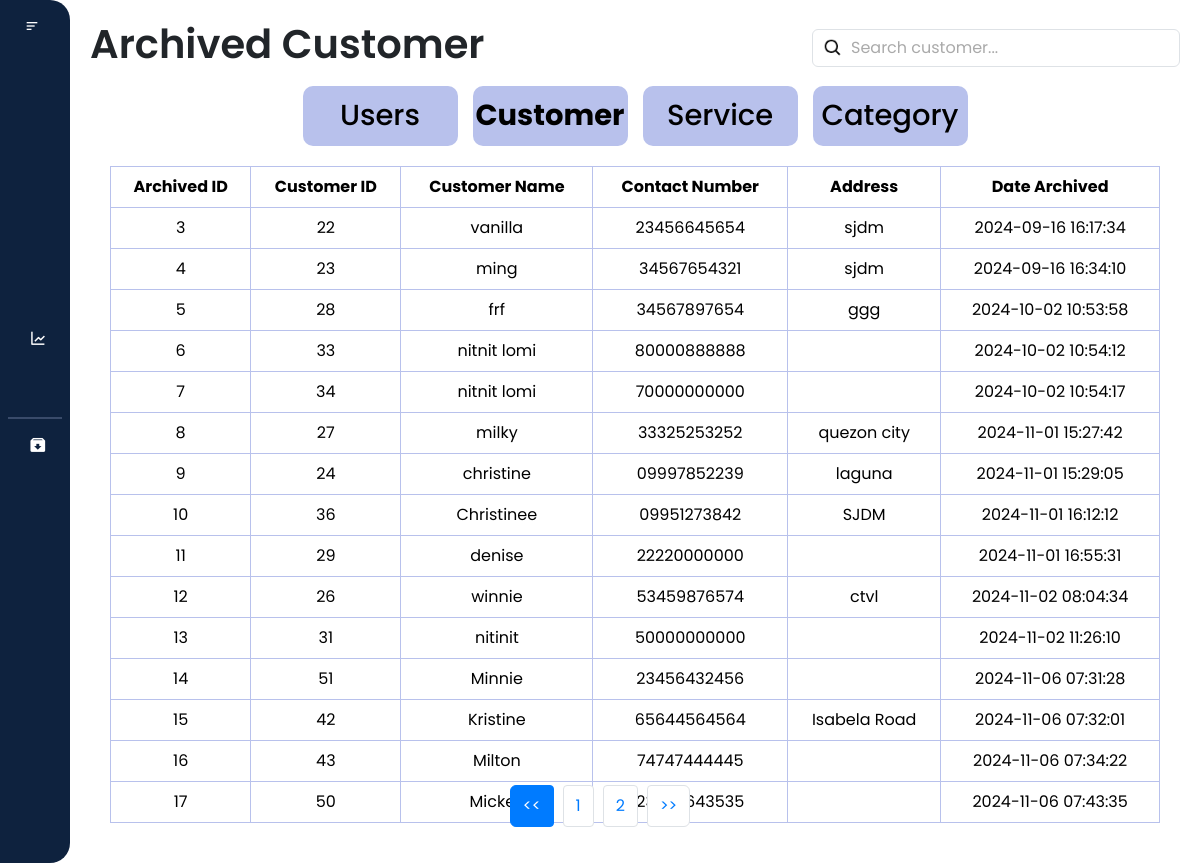
The app's page /archived/archive_customer.php (signed in) with its own data.
### tables this page shows
CREATE TABLE `archived_customers` (
  `archive_id` int(11) NOT NULL,
  `customer_id` int(11) NOT NULL,
  `customer_name` varchar(255) NOT NULL,
  `contact_number` varchar(20) NOT NULL,
  `province` varchar(255) NOT NULL,
  `city` varchar(255) NOT NULL,
  `address` varchar(255) NOT NULL,
  `brgy` varchar(255) NOT NULL,
  `archived_at` timestamp NOT NULL DEFAULT current_timestamp()
);

### archived/archive_customer.php (the view, shortened to what this page needs)
<?php
$conn = new mysqli('localhost', 'root', '', 'laundry_db');
$user_role = $_SESSION['user_role'];
?>
<!DOCTYPE html>
<html lang="en">
<head>
    <link href="https://cdn.jsdelivr.net/npm/bootstrap@5.3.3/dist/css/bootstrap.min.css" rel="stylesheet"
>
    <link href="https://cdn.lineicons.com/4.0/lineicons.css" rel="stylesheet" />
    <link href='https://unpkg.com/boxicons@2.1.4/css/boxicons.min.css' rel='stylesheet'>
    <link rel="stylesheet" href="archive_customer.css">
</head>
<body>
    <div class="wrapper">
        <aside id="sidebar">
            <div class="d-flex">
                <button id="toggle-btn" type="button">
                    <i class="bx bx-menu-alt-left"></i>
                </button>
            </div>
            <ul class="sidebar-nav">
                <?php if ($user_role === 'admin') : ?>
                    <li class="sidebar-item">
                        <a href="/laundry_system/dashboard/dashboard.php" class="sidebar-link">
                        </a>
                    </li>
                    <li class="sidebar-item">
                        <a href="/laundry_system/profile/profile.php" class="sidebar-link">
                        </a>
                    </li>
                    <li class="sidebar-item">
                        <a href="/laundry_system/users/users.php" class="sidebar-link">
                        </a>
                    </li>
                    <li class="sidebar-item">
                        <a href="/laundry_system/records/customer.php" class="sidebar-link has-dropdown collapsed" data-bs-toggle="collapse"
                            data-bs-target="#records" aria-expanded="false" aria-controls="records">
                        </a>
                    </li>
                    <li class="sidebar-item">
                        <a href="/laundry_system/transaction/transaction.php" class="sidebar-link">
                        </a>
                    </li>
                    <li class="sidebar-item">
                        <a href="/laundry_system/sales_report/report.php" class="sidebar-link">
                            <i class='bx bx-line-chart'></i>
                        </a>
                    </li>
                    <li class="sidebar-item">
                        <a href="/laundry_system/settings/setting.php" class="sidebar-link">
                        </a>
                    </li>
                    <hr style="border: 1px solid #b8c1ec; margin: 8px">
                    <li class="sidebar-item">
                        <a href="/laundry_system/archived/archived.php" class="sidebar-link">
                            <i class='bx bxs-archive-in'></i>
                        </a>
                    </li>
                <?php endif; ?>
            </ul>
            <div class="sidebar-footer">
                <a href="javascript:void(0)" class="sidebar-link" id="btn_logout">
                </a>
            </div>
        </aside>
        <div class="main-content">
            <nav>
                <div class="d-flex justify-content-between align-items-center">
                    <h1>Archived Customer</h1>
                    <div class="search_bar" m-1>
                        <input class="form-control" type="text" id="filter_customer" placeholder="Search customer...">
                    </div>
                </div>
            </nav>
            <div class="buttons">
                <div class="user_button">
                    <a href="archive_users.php" class="button" id="userBtn">Users</a>
                </div>
                <div class="customer_button">
                    <a href="archive_customer.php" class="button" id="customerBtn"><b>Customer</b></a>
                </div>
                <div class="service_button">
                    <a href="archive_service.php" class="button" id="serviceBtn">Service</a>
                </div>
                <div class="category_button">
                    <a href="archive_category.php" class="button" id="categoryBtn">Category</a>
                </div>
            </div>
            <div class="card-responsive">
                <table class="table table-bordered text-center">
                        <thead>
                            <tr class="bg-dark text-white">
                                <th>Archived ID</th>
                                <th>Customer ID</th>
                                <th>Customer Name</th>
                                <th>Contact Number</th>
                                <th>Address</th>
                                <th>Date Archived</th>
                            </tr>
                        </thead>
                        <tbody id = "archive_customer_table">
                            <?php
                            $query = "SELECT * FROM archived_customers";
                            $result = mysqli_query($conn, $query);
                            if ($result && $result->num_rows > 0) {
                                while ($row = mysqli_fetch_assoc($result)) {
                                ?>
                                    <tr>
                                        <td><?php echo $row['archive_id']; ?></td>
                                        <td><?php echo $row['customer_id']; ?></td>
                                        <td><?php echo $row['customer_name']; ?></td>
                                        <td><?php echo $row['contact_number']; ?></td>
                                        <td><?php echo $row['address']; ?></td>
                                        <td><?php echo $row['archived_at']; ?></td>
                                    </tr>
                                <?php
                                    }
                            } else {
                            ?>
                            <tr>
                                <td colspan="6">No archived customers found.</td>
                            </tr>
                                <?php
                            }
                            ?>
                        </tbody>
                </table>
            </div>
            <nav aria-label="Page navigation">
                <ul class="pagination justify-content-center" id="pagination">
                </ul>
            </nav>
        </div>
    </div>
</body>

### archived/archive_customer.css (style rules this page uses)
* { margin: 0; padding: 0; font-family: "Poppins", sans-serif; box-sizing: border-box; }
html { scroll-behavior: smooth; }
.wrapper { display: flex; width: 100%; height: 100vh; }
.main-content { flex: 1; overflow-y: auto; padding: 20px; transition: margin-left 0.5s ease; }
#sidebar { width: 70px; min-width: 70px; z-index: 1000; transition: all .25s ease-in-out; display: flex; flex-direction: column; background-color: #0e223e; border-radius: 0 20px 20px 0; }
a { text-decoration: none; }
li { list-style: none; }
h1 { font-weight: 600; font-size: 1.5 rem; }
.wrapper { display: flex; }
#sidebar { display: flex; width: 70px; min-width: 70px; z-index: 1000; transition: all 0.25s ease-in-out; flex-direction: column; background-color: #0e223e; border-radius: 0 20px 20px 0; }
#toggle-btn { background-color: transparent; cursor: pointer; border: 0; padding: 1rem 1.5rem; }
#toggle-btn i { font-size: 1.5 rem; color: #fff; }
.sidebar-nav { padding: 2rem 0; flex: 1 1 auto; }
a.sidebar-link { padding: 0.625rem 1.625rem; color: #fff; display: block; font-size: 0.9rem; white-space: nowrap; border-left: 3px solid transparent; text-decoration: none; }
.sidebar-link i { font-size: 1.1rem; margin-right: 0.75rem; }
.sidebar-item { position: relative; }
.card-responsive { padding: 20px; }
.table { width: 100%; margin: 0; border-collapse: collapse; border: #b8c1ec; }
.buttons { display: flex; flex-direction: row; gap: 15px; flex-wrap: wrap; justify-content: center; margin-top: 10px; }
.button { display: inline-flex; align-items: center; justify-content: center; height: 60px; width: 155px; padding: 15px 25px; background-color: #b8c1ec; color: #000; text-align: center; text-decoration: none; border-radius: 10px; font-size: 29px; font-weight: 500; margin: 0; gap: 10px; transition: background-color 0.3s ease; }
.pagination { display: flex; justify-content: center; padding-left: 0; list-style: none; border-radius: 0.25rem; margin-top: 20px; position: absolute; bottom: 20px; left: 0; right: 0; }
.search_bar { position: relative; }
.search_bar .form-control { padding-left: 38px; }
.search_bar .form-control::placeholder { color: #aaa; }
.search_bar .form-control { background-image: url('/laundry_system/images/search.png'); background-repeat: no-repeat; background-position: 10px center; background-size: 20px 20px; }

### records on screen
archived_customers: archive_id "3", customer "22", customer_name "vanilla", contact_number "23456645654", address "sjdm", archived_at "2024-09-16 16:17:34"
archived_customers: archive_id "4", customer "23", customer_name "ming", contact_number "34567654321", address "sjdm", archived_at "2024-09-16 16:34:10"
archived_customers: archive_id "5", customer "28", customer_name "frf", contact_number "34567897654", address "ggg", archived_at "2024-10-02 10:53:58"
archived_customers: archive_id "6", customer "33", customer_name "nitnit lomi", contact_number "80000888888", archived_at "2024-10-02 10:54:12"
archived_customers: archive_id "7", customer "34", customer_name "nitnit lomi", contact_number "70000000000", archived_at "2024-10-02 10:54:17"
archived_customers: archive_id "8", customer "27", customer_name "milky", contact_number "33325253252", address "quezon city", archived_at "2024-11-01 15:27:42"
archived_customers: archive_id "9", customer "24", customer_name "christine", contact_number "09997852239", address "laguna", archived_at "2024-11-01 15:29:05"
archived_customers: archive_id "10", customer "36", customer_name "Christinee", contact_number "09951273842", address "SJDM", archived_at "2024-11-01 16:12:12"
archived_customers: archive_id "11", customer "29", customer_name "denise", contact_number "22220000000", archived_at "2024-11-01 16:55:31"
archived_customers: archive_id "12", customer "26", customer_name "winnie", contact_number "53459876574", address "ctvl", archived_at "2024-11-02 08:04:34"
archived_customers: archive_id "13", customer "31", customer_name "nitinit", contact_number "50000000000", archived_at "2024-11-02 11:26:10"
archived_customers: archive_id "14", customer "51", customer_name "Minnie", contact_number "23456432456", archived_at "2024-11-06 07:31:28"
archived_customers: archive_id "15", customer "42", customer_name "Kristine", contact_number "65644564564", address "Isabela Road", archived_at "2024-11-06 07:32:01"
archived_customers: archive_id "16", customer "43", customer_name "Milton", contact_number "74747444445", archived_at "2024-11-06 07:34:22"
archived_customers: archive_id "17", customer "50", customer_name "Mickey", contact_number "23455643535", archived_at "2024-11-06 07:43:35"
